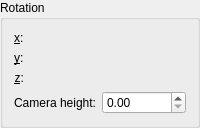
        <widget class="QGroupBox" name="rotationGroup">
         <property name="enabled">
          <bool>true</bool>
         </property>
         <property name="title">
          <string>Rotation</string>
         </property>
         <property name="flat">
          <bool>false</bool>
         </property>
         <property name="checkable">
          <bool>false</bool>
         </property>
         <property name="checked">
          <bool>false</bool>
         </property>
         <layout class="QFormLayout" name="formLayout">
          <item row="0" column="0">
           <widget class="QLabel" name="label_rotateX">
            <property name="sizePolicy">
             <sizepolicy hsizetype="MinimumExpanding" vsizetype="Preferred">
              <horstretch>0</horstretch>
              <verstretch>0</verstretch>
             </sizepolicy>
            </property>
            <property name="minimumSize">
             <size>
              <width>0</width>
              <height>0</height>
             </size>
            </property>
            <property name="toolTip">
             <string>Rotate around X-Axis</string>
            </property>
            <property name="layoutDirection">
             <enum>Qt::LeftToRight</enum>
            </property>
            <property name="text">
             <string>&amp;x:</string>
            </property>
            <property name="buddy">
             <cstring>aXBox</cstring>
            </property>
           </widget>
          </item>
          <item row="0" column="1">
           <widget class="KisAngleSelector" name="aXBox" native="true">
            <property name="toolTip">
             <string>Rotate around X-Axis</string>
            </property>
           </widget>
          </item>
          <item row="1" column="0">
           <widget class="QLabel" name="label_rotateY">
            <property name="sizePolicy">
             <sizepolicy hsizetype="MinimumExpanding" vsizetype="Preferred">
              <horstretch>0</horstretch>
              <verstretch>0</verstretch>
             </sizepolicy>
            </property>
            <property name="minimumSize">
             <size>
              <width>0</width>
              <height>0</height>
             </size>
            </property>
            <property name="toolTip">
             <string>Rotate around Y-Axis</string>
            </property>
            <property name="layoutDirection">
             <enum>Qt::LeftToRight</enum>
            </property>
            <property name="text">
             <string>&amp;y:</string>
            </property>
            <property name="buddy">
             <cstring>aYBox</cstring>
            </property>
           </widget>
          </item>
          <item row="1" column="1">
           <widget class="KisAngleSelector" name="aYBox" native="true">
            <property name="toolTip">
             <string>Rotate around Y-Axis</string>
            </property>
           </widget>
          </item>
          <item row="2" column="0">
           <widget class="QLabel" name="label_rotateZ">
            <property name="sizePolicy">
             <sizepolicy hsizetype="MinimumExpanding" vsizetype="Preferred">
              <horstretch>0</horstretch>
              <verstretch>0</verstretch>
             </sizepolicy>
            </property>
            <property name="minimumSize">
             <size>
              <width>0</width>
              <height>0</height>
             </size>
            </property>
            <property name="toolTip">
             <string>Rotate around Z-Axis</string>
            </property>
            <property name="layoutDirection">
             <enum>Qt::LeftToRight</enum>
            </property>
            <property name="text">
             <string>&amp;z:</string>
            </property>
            <property name="alignment">
             <set>Qt::AlignRight|Qt::AlignTrailing|Qt::AlignVCenter</set>
            </property>
            <property name="buddy">
             <cstring>aZBox</cstring>
            </property>
           </widget>
          </item>
          <item row="2" column="1">
           <widget class="KisAngleSelector" name="aZBox" native="true">
            <property name="sizePolicy">
             <sizepolicy hsizetype="Preferred" vsizetype="Preferred">
              <horstretch>0</horstretch>
              <verstretch>0</verstretch>
             </sizepolicy>
            </property>
            <property name="toolTip">
             <string>Rotate around Z-Axis</string>
            </property>
           </widget>
          </item>
          <item row="3" column="0">
           <widget class="QLabel" name="lblCameraHeight">
            <property name="sizePolicy">
             <sizepolicy hsizetype="MinimumExpanding" vsizetype="Preferred">
              <horstretch>0</horstretch>
              <verstretch>0</verstretch>
             </sizepolicy>
            </property>
            <property name="minimumSize">
             <size>
              <width>0</width>
              <height>0</height>
             </size>
            </property>
            <property name="toolTip">
             <string>Z-coordinate of the camera position over the scene</string>
            </property>
            <property name="layoutDirection">
             <enum>Qt::LeftToRight</enum>
            </property>
            <property name="text">
             <string>Camera height:</string>
            </property>
            <property name="alignment">
             <set>Qt::AlignRight|Qt::AlignTrailing|Qt::AlignVCenter</set>
            </property>
            <property name="buddy">
             <cstring>aZBox</cstring>
            </property>
           </widget>
          </item>
          <item row="3" column="1">
           <widget class="KisDoubleSliderSpinBox" name="cameraHeightBox">
            <property name="sizePolicy">
             <sizepolicy hsizetype="Preferred" vsizetype="Preferred">
              <horstretch>0</horstretch>
              <verstretch>0</verstretch>
             </sizepolicy>
            </property>
            <property name="toolTip">
             <string>Z-coordinate of the camera position over the scene</string>
            </property>
           </widget>
          </item>
         </layout>
        </widget>
